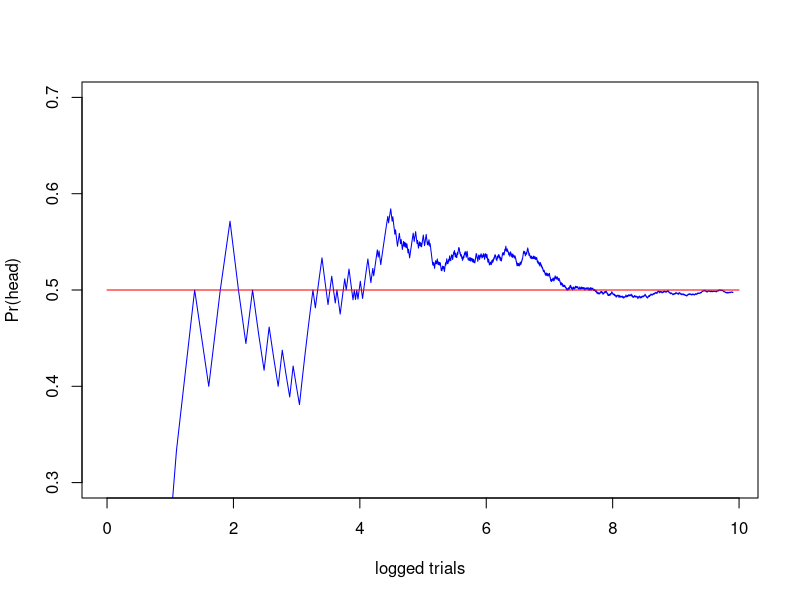
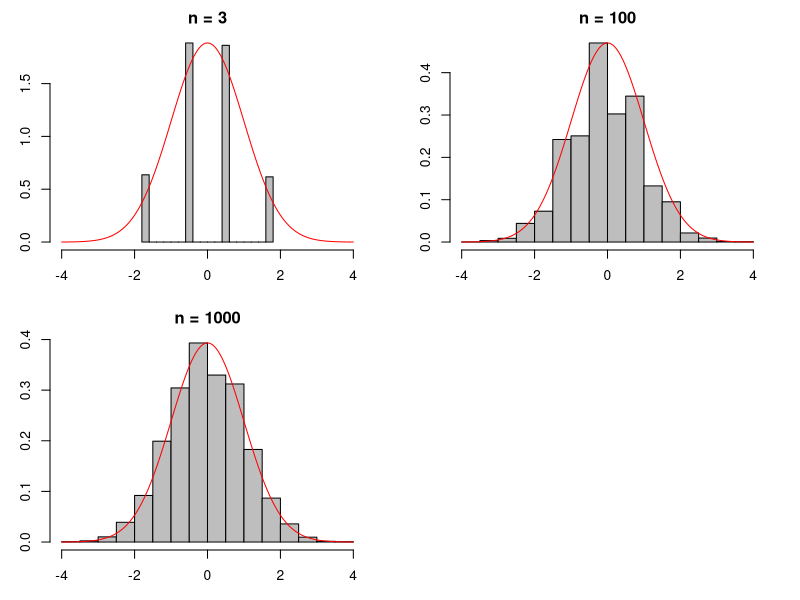

R code for these plots, in order:
## ---- chunk 1
# This is options to make pdf file. You should ignore
knitr::opts_chunk$set(
  message = FALSE, 
  warning = FALSE, 
  echo = TRUE, 
  cache = FALSE,
  fig.pos = "h")

library(here)
knitr::opts_knit$set(root.dir = paste(here::here(), "R", sep= "/"))
## ---- chunk 2
set.seed(120504)

data <- data.frame(
  trial = 1:20000,
  success = rbinom(n = 20000, size = 1, prob = .5)
)
data$sum_success <- cumsum(data$success)
data$prob <- data$sum_success/data$trial

plot(
  log(data$trial), data$prob, type = "l", col = "blue", 
  ylim = c(0.3, 0.7), xlab = "logged trials", ylab = "Pr(head)")
lines(c(0, 10), c(0.5, 0.5), lwd = 1, col = "red")
## ---- chunk 3
set.seed(120504)
m <- 10000; n <- c(3, 100, 1000); p <- 0.5
a <- seq(-4, 4, .01); b <- dnorm(a)

dt <- list("n = 3"=numeric(m), "n = 100"=numeric(m), "n = 1000"=numeric(m))
for (i in 1:3) {
  dt[[i]] <- rbinom(n = m, size = n[i], prob = p)
  dt[[i]] <- sqrt(n[i])*(dt[[i]]/n[i] - p)/sqrt(p*(1-p))
}

par(mfrow=c(2,2), mai = c(0.5, 0.5, 0.35, 0.35)) 
for (i in 1:3) {
  hist(dt[[i]], col = "grey", freq = FALSE, 
    xlab = "", main = names(dt)[i], xlim = c(-4, 4))
  par(new = TRUE)
  plot(a, b, type = "l", col = "red", axes = FALSE, 
    xlab = "", ylab = "", main = "")
}
